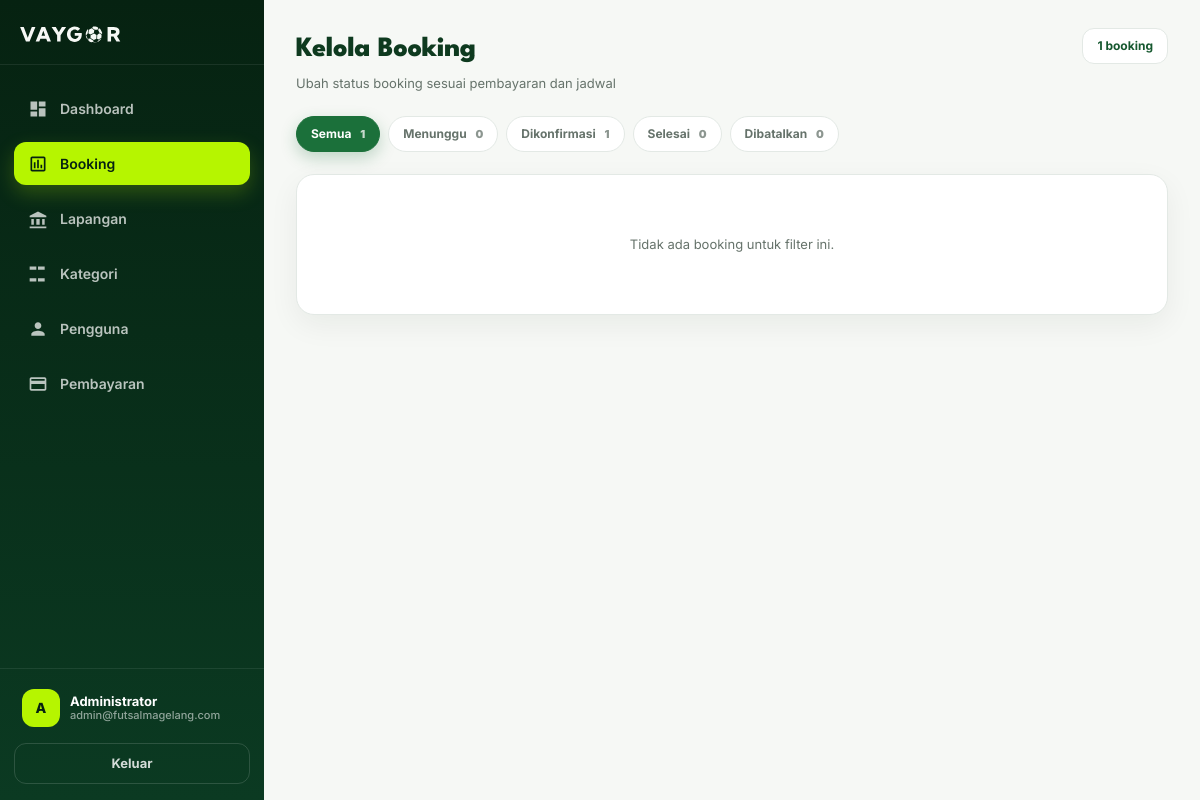
The app's page /admin/bookings.php (signed in), older data.
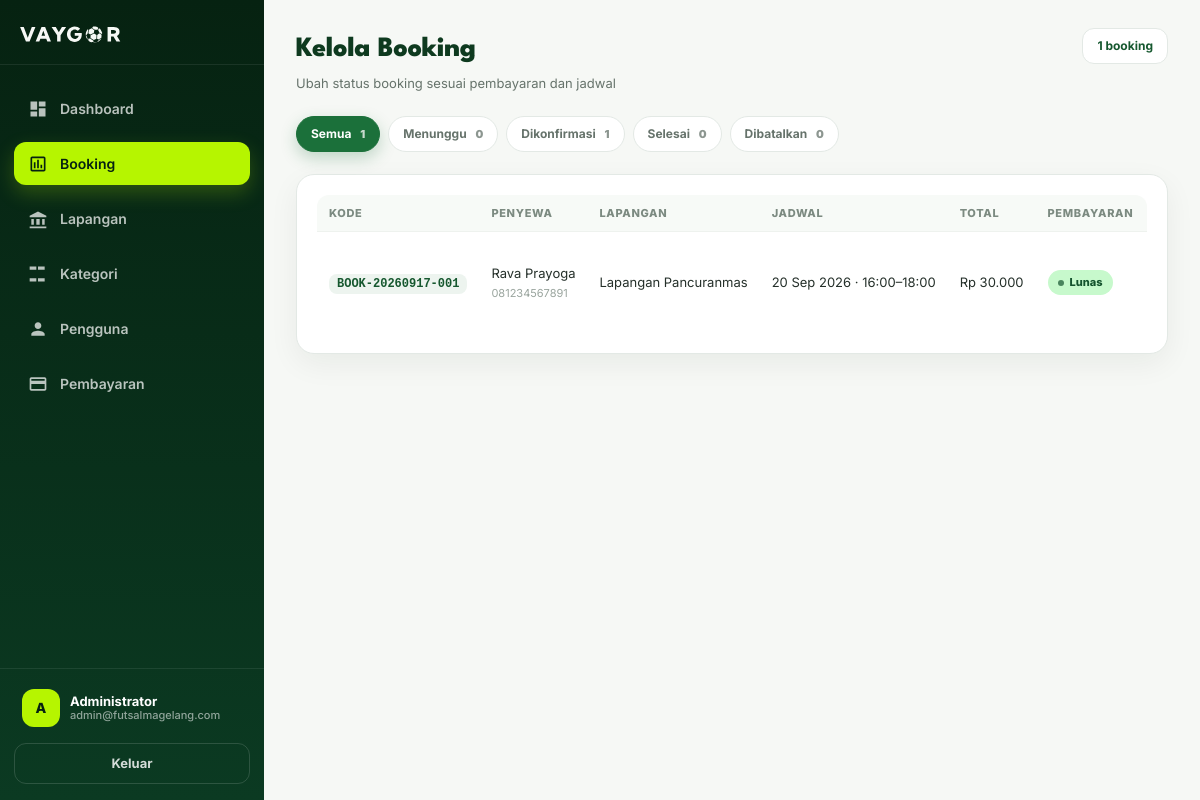
The same page, newer data.
### tables this page shows
CREATE TABLE `bookings` (
  `id` int UNSIGNED NOT NULL,
  `booking_code` varchar(30) NOT NULL,
  `id_user` int UNSIGNED NOT NULL,
  `id_field` int UNSIGNED NOT NULL,
  `booking_date` date NOT NULL,
  `start_time` time NOT NULL,
  `end_time` time NOT NULL,
  `total_price` decimal(12,2) NOT NULL,
  `status` enum('pending','confirmed','completed','cancelled') NOT NULL DEFAULT 'pending',
  `rate_service` int NOT NULL,
  `rate_comfort` int NOT NULL,
  `rate_place` int NOT NULL,
  `review` varchar(100) NOT NULL DEFAULT ''
);

CREATE TABLE `users` (
  `id` int UNSIGNED NOT NULL,
  `name` varchar(100) NOT NULL,
  `email` varchar(100) NOT NULL,
  `phone` varchar(20) DEFAULT NULL,
  `password` varchar(255) NOT NULL,
  `role` enum('user','admin') NOT NULL DEFAULT 'user',
  `status` enum('active','inactive') NOT NULL DEFAULT 'active',
  `created_at` timestamp NULL DEFAULT CURRENT_TIMESTAMP,
  `updated_at` timestamp NULL DEFAULT CURRENT_TIMESTAMP ON UPDATE CURRENT_TIMESTAMP
);

CREATE TABLE `fields` (
  `id` int UNSIGNED NOT NULL,
  `name` varchar(100) NOT NULL,
  `location` varchar(255) NOT NULL,
  `description` text,
  `capacity` int DEFAULT '10',
  `price` decimal(12,2) NOT NULL DEFAULT '0.00',
  `image` varchar(255) DEFAULT NULL
);

CREATE TABLE `payments` (
  `id` int UNSIGNED NOT NULL,
  `booking_id` int UNSIGNED NOT NULL,
  `payment_status` enum('unpaid','pending','paid','failed','refunded') NOT NULL DEFAULT 'unpaid',
  `amount` decimal(12,2) NOT NULL DEFAULT '0.00',
  `payment_date` datetime DEFAULT NULL,
  `created_at` timestamp NULL DEFAULT CURRENT_TIMESTAMP
);

### config/helpers.php (called while the page is built, shortened)
<?php
function e($value): string
{
    return htmlspecialchars((string) $value, ENT_QUOTES, 'UTF-8');
}

### admin/bookings.php (the view, shortened to what the changed rows need)
<?php
require_once __DIR__ . '/../config/helpers.php';
$pdo = db();
$allowedStatus = ['pending', 'confirmed', 'completed', 'cancelled'];
$filter = (string) ($_GET['status'] ?? '');
if (!in_array($filter, $allowedStatus, true)) {
    $filter = '';
}
$sql = "SELECT b.id, b.booking_code, b.booking_date, b.start_time, b.end_time,
               b.total_price, b.status,
               u.name AS user_name, u.phone AS user_phone,
               f.name AS field_name,
               p.payment_status
        FROM bookings b
        JOIN users u ON u.id = b.id_user
        JOIN fields f ON f.id = b.id_field
        LEFT JOIN payments p ON p.booking_id = b.id";
$params = [];
$sql .= ' ORDER BY b.id DESC';
$stmt = $pdo->prepare($sql);
$stmt->execute($params);
$bookings = $stmt->fetchAll();
$counts = $pdo->query('SELECT status, COUNT(*) FROM bookings GROUP BY status')->fetchAll(PDO::FETCH_KEY_PAIR);
$paymentLabel = [
    'paid'     => 'Lunas',
    'unpaid'   => 'Belum Bayar',
    'pending'  => 'Pending',
    'failed'   => 'Gagal',
    'refunded' => 'Refund',
];
$filters = [
    ''          => 'Semua',
    'pending'   => 'Menunggu',
    'confirmed' => 'Dikonfirmasi',
    'completed' => 'Selesai',
    'cancelled' => 'Dibatalkan',
];
require __DIR__ . '/../includes/head.php';
?>
<div class="admin-shell">
  <?php $adminNav = 'booking'; require __DIR__ . '/_sidebar.php'; ?>
  <main class="admin-main">
    <header class="admin-topbar">
      <div>
        <h1 class="admin-page-title">Kelola Booking</h1>
      </div>
    </header>
    <nav class="admin-filters">
      <?php foreach ($filters as $key => $label): ?>
        <?php $count = $key === '' ? array_sum($counts) : (int) ($counts[$key] ?? 0); ?>
        <a class="admin-filter<?= $filter === $key ? ' active' : '' ?>"
           href="bookings.php<?= $key !== '' ? '?status=' . urlencode($key) : '' ?>">
          <?= e($label) ?> <b><?= $count ?></b>
        </a>
      <?php endforeach; ?>
    </nav>
    <section class="admin-panel">
      <?php if (!$bookings): ?>
        <div class="admin-empty">Tidak ada booking untuk filter ini.</div>
      <?php else: ?>
        <div class="admin-table-wrap">
          <table class="admin-table">
            <thead>
              <tr>
                <th>Kode</th>
                <th>Penyewa</th>
                <th>Lapangan</th>
                <th>Jadwal</th>
                <th>Total</th>
                <th>Pembayaran</th>
              </tr>
            </thead>
            <tbody>
              <?php foreach ($bookings as $b): ?>
                <?php
                  $pay = $b['payment_status'];
                ?>
                <tr>
                  <td><span class="admin-code"><?= e($b['booking_code']) ?></span></td>
                  <td>
                    <?= e($b['user_name']) ?>
                    <?php if ($b['user_phone']): ?>
                      <div class="admin-sub"><?= e($b['user_phone']) ?></div>
                    <?php endif; ?>
                  </td>
                  <td class="admin-muted"><?= e($b['field_name']) ?></td>
                  <td class="admin-muted">
                    <?= e(date('d M Y', strtotime($b['booking_date']))) ?> &middot;
                    <?= e(substr($b['start_time'], 0, 5)) ?>&ndash;<?= e(substr($b['end_time'], 0, 5)) ?>
                  </td>
                  <td>Rp <?= number_format((float) $b['total_price'], 0, ',', '.') ?></td>
                  <td>
                    <?php if ($pay): ?>
                      <span class="badge badge-pay-<?= e($pay) ?>"><?= e($paymentLabel[$pay] ?? $pay) ?></span>
                    <?php else: ?>
                      <span class="admin-muted">&mdash;</span>
                    <?php endif; ?>
                  </td>
                </tr>
              <?php endforeach; ?>
            </tbody>
          </table>
        </div>
      <?php endif; ?>
    </section>
  </main>
</div>
</body>
</html>

### admin/_sidebar.php (shortened to what the changed rows need)
<?php
$navActive   = $adminNav ?? '';
$navItems = [
    ['dashboard',  'index.php',     'Dashboard',   'M3 13h8V3H3v10zm0 8h8v-6H3v6zm10 0h8V11h-8v10zm0-18v6h8V3h-8z'],
    ['booking',    'bookings.php',  'Booking',     'M19 3H5c-1.1 0-2 .9-2 2v14c0 1.1.9 2 2 2h14c1.1 0 2-.9 2-2V5c0-1.1-.9-2-2-2zm0 16H5V5h14v14zM7 10h2v7H7zm4-3h2v10h-2zm4 6h2v4h-2z'],
    ['lapangan',   'fields.php',    'Lapangan',    'M12 3 2 8v2h20V8L12 3zM4 12v7h3v-7H4zm6 0v7h4v-7h-4zm7 0v7h3v-7h-3zM2 21h20v2H2v-2z'],
    ['kategori',   'categories.php','Kategori',    'M2 7h8V3H2v4zm0 14h8v-4H2v4zm10 0h8v-4h-8v4zM12 3v4h8V3h-8z'],
    ['pengguna',   'users.php',     'Pengguna',    'M12 12c2.21 0 4-1.79 4-4s-1.79-4-4-4-4 1.79-4 4 1.79 4 4 4zm0 2c-2.67 0-8 1.34-8 4v2h16v-2c0-2.66-5.33-4-8-4z'],
    ['pembayaran', 'payments.php',  'Pembayaran',  'M20 4H4c-1.11 0-1.99.89-1.99 2L2 18c0 1.11.89 2 2 2h16c1.11 0 2-.89 2-2V6c0-1.11-.89-2-2-2zm0 14H4v-6h16v6zm0-10H4V6h16v2z'],
];
?>
<aside id="adminSide" class="admin-side" aria-label="Menu admin">
  <nav class="admin-nav">
    <?php foreach ($navItems as [$key, $href, $label, $icon]): ?>
      <a class="admin-nav-item my-1<?= $navActive === $key ? ' active' : '' ?>" href="<?= e($href) ?>"<?= $navActive === $key ? ' aria-current="page"' : '' ?>>
        <svg viewBox="0 0 24 24" aria-hidden="true"><path d="<?= $icon ?>"/></svg>
        <span><?= e($label) ?></span>
      </a>
    <?php endforeach; ?>
  </nav>
</aside>

Row changes from the older to the newer data that the page shows:
now on this page (row edited): bookings: booking_code "BOOK-20260917-001", id_user.name "Rava Prayoga", id_user.phone "081234567891", id_field.name "Lapangan Pancuranmas", booking_date "20 Sep 2026", start_time "16:00", end_time "18:00", total_price "30.000", payments.payment_status "Lunas"
Text that changed along with them:
text no longer shown: "Tidak ada booking untuk filter ini."
text now shown: "KODE PENYEWA LAPANGAN JADWAL TOTAL PEMBAYARAN"
